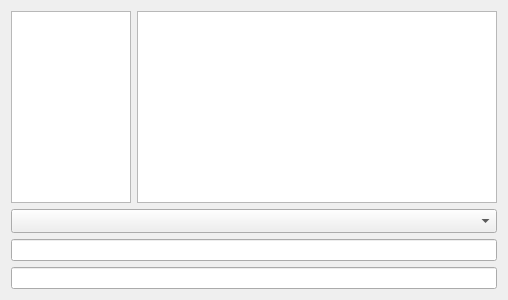
<?xml version="1.0" encoding="UTF-8"?>
<ui version="4.0">
 <class>TestForm</class>
 <widget class="QWidget" name="TestForm">
  <property name="geometry">
   <rect>
    <x>0</x>
    <y>0</y>
    <width>508</width>
    <height>300</height>
   </rect>
  </property>
  <property name="windowTitle">
   <string>Form</string>
  </property>
  <layout class="QVBoxLayout" name="verticalLayout">
   <item>
    <layout class="QVBoxLayout" name="verticalLayout_2"/>
   </item>
   <item>
    <layout class="QHBoxLayout" name="horizontalLayout" stretch="1,3">
     <item>
      <widget class="QListView" name="listView"/>
     </item>
     <item>
      <widget class="QTableView" name="tableView">
       <property name="selectionBehavior">
        <enum>QAbstractItemView::SelectRows</enum>
       </property>
       <property name="sortingEnabled">
        <bool>true</bool>
       </property>
      </widget>
     </item>
    </layout>
   </item>
   <item>
    <widget class="QComboBox" name="comboBox">
     <property name="sizeAdjustPolicy">
      <enum>QComboBox::AdjustToMinimumContentsLengthWithIcon</enum>
     </property>
    </widget>
   </item>
   <item>
    <widget class="QLineEdit" name="lineEdit"/>
   </item>
   <item>
    <widget class="QLineEdit" name="testline"/>
   </item>
  </layout>
 </widget>
 <resources/>
 <connections/>
</ui>
